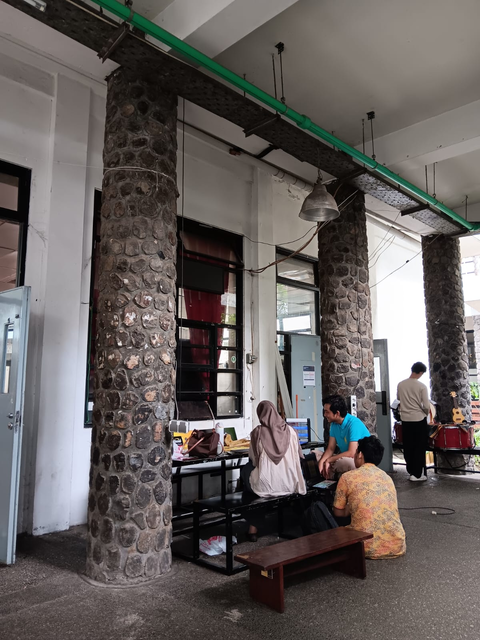
#> input picture src/Python/test.png, 480 x 640 px
$ python ImagePyramid.py test.png
#> lines starting #> are read from the running program, lines starting #| are printed output that depends on the picture
#!/usr/bin/env python3
"""
Simulation of the FPGA image-scaler / pyramid hardware from the ORB-SLAM
FPGA accelerator paper (Section 4.2, "Image scalers").

Hardware behaviour being modelled
---------------------------------
* Scale factor 1.2 == downsample by 5/6 per pyramid level.
* Bilinear interpolation using a 2x2 window of original pixels.
* The 4 blending weights depend ONLY on (x mod 6, y mod 6):

      [ x6*y6,        (5-x6)*y6     ]
      [ x6*(5-y6),    (5-x6)*(5-y6) ]

  x6, y6 in 0..4 -> 25 possible weight sets, each summing to 25.
* If x6 == 5 or y6 == 5 the resampled pixel is invalid and is dropped
  (5 of every 6 pixels per row, 5 of every 6 rows).
* Normalisation: divide the weighted sum by 25 (with round-half-up) -> uint8.

Weight / window orientation
---------------------------
Geometrically, an output pixel with fractional offset k/5 (k = x6) sits
k/5 of the way from pixel x to pixel x+1, so pixel x+1 must get weight x6
and pixel x must get weight (5 - x6). The paper's matrix has x6 in its first
column, so it lines up with a window in which the NEWEST pixel comes first
(as in a shift register):

      window = [ p(x+1, y+1)   p(x, y+1) ]
               [ p(x+1, y  )   p(x, y  ) ]

This is the orientation used here; it reproduces exact 1.2x sampling
positions (1.2*u = 0, 1.2, 2.4, 3.6, 4.8, 6.0, ...).

No cv2.resize / cv2.pyrDown is used anywhere. OpenCV is only used for I/O,
colour conversion and drawing the synthetic test image.

Usage
-----
    python fpga_image_pyramid.py [path/to/image] [--levels 4] [--out pyramid.png]
"""

import argparse
import sys

import cv2
import numpy as np
import matplotlib.pyplot as plt
from matplotlib.gridspec import GridSpec

PERIOD = 6          # x and y are taken modulo 6
NORM = 25           # sum of the 4 weights for every valid (x6, y6)


# --------------------------------------------------------------------------- #
# Weight table (the "25 sets of weights" from the paper)
# --------------------------------------------------------------------------- #
def build_weight_lut() -> np.ndarray:
    """LUT[y6, x6] -> 2x2 integer weight matrix, for x6, y6 in 0..4."""
    lut = np.zeros((5, 5, 2, 2), dtype=np.int32)
    for y6 in range(5):
        for x6 in range(5):
            lut[y6, x6] = [
                [x6 * y6,       (5 - x6) * y6],
                [x6 * (5 - y6), (5 - x6) * (5 - y6)],
            ]
            assert lut[y6, x6].sum() == NORM
    return lut


WEIGHT_LUT = build_weight_lut()


def valid_coords(n: int) -> np.ndarray:
    """Input coordinates (along one axis) that produce an output pixel."""
    idx = np.arange(n)
    return idx[idx % PERIOD != 5]


def normalise(acc: np.ndarray) -> np.ndarray:
    """Divide by 25 with round-half-up and clip into uint8."""
    return np.clip((acc + NORM // 2) // NORM, 0, 255).astype(np.uint8)


# --------------------------------------------------------------------------- #
# Vectorised model of one pyramid level (fast)
# --------------------------------------------------------------------------- #
def downscale_5_6(img: np.ndarray) -> np.ndarray:
    """Downscale a uint8 grayscale image by 5/6 using the paper's scaler."""
    if img.ndim != 2:
        raise ValueError("Expected a single-channel (grayscale) image")
    h, w = img.shape

    # Replicate the bottom row / right column so the 2x2 window never
    # reads outside the image (what a hardware border handler would do).
    p = np.pad(img, ((0, 1), (0, 1)), mode="edge").astype(np.int32)

    xs = valid_coords(w)                  # surviving columns
    ys = valid_coords(h)                  # surviving rows
    X, Y = xs[None, :], ys[:, None]

    # 2x2 window, newest pixel first, matching the weight matrix layout.
    win = np.empty((len(ys), len(xs), 2, 2), dtype=np.int32)
    win[..., 0, 0] = p[Y + 1, X + 1]      # p(x+1, y+1)
    win[..., 0, 1] = p[Y + 1, X]          # p(x,   y+1)
    win[..., 1, 0] = p[Y,     X + 1]      # p(x+1, y  )
    win[..., 1, 1] = p[Y,     X]          # p(x,   y  )

    # Per-pixel weights picked from the 25-entry table via (x mod 6, y mod 6).
    weights = WEIGHT_LUT[(ys % PERIOD)[:, None], (xs % PERIOD)[None, :]]

    acc = np.einsum("hwij,hwij->hw", weights, win)
    return normalise(acc)


# --------------------------------------------------------------------------- #
# Cycle-style streaming model (slow, used to cross-check the fast version)
# --------------------------------------------------------------------------- #
def downscale_5_6_streaming(img: np.ndarray) -> np.ndarray:
    """
    Raster-scan model: 1 pixel in per step, a 2x2 window formed from a line
    buffer + shift registers, and an output only when (x6, y6) are both != 5.
    """
    h, w = img.shape
    padded = np.pad(img, ((0, 1), (0, 1)), mode="edge").astype(np.int32)

    line_buffer = padded[0].copy()        # holds the previous row
    out_rows = []

    for r in range(1, h + 1):             # incoming row
        row_out = []
        win_prev = (line_buffer[0], padded[r, 0])   # column c-1 of window
        for c in range(1, w + 1):         # incoming column
            win_cur = (line_buffer[c], padded[r, c])
            # window = [[p(x,y), p(x+1,y)], [p(x,y+1), p(x+1,y+1)]] with
            # x = c-1, y = r-1; flipped to "newest first" order:
            window = np.array([[win_cur[1], win_prev[1]],
                               [win_cur[0], win_prev[0]]], dtype=np.int32)
            x, y = c - 1, r - 1
            x6, y6 = x % PERIOD, y % PERIOD
            if x6 != 5 and y6 != 5:       # otherwise: no output this cycle
                acc = int((WEIGHT_LUT[y6, x6] * window).sum())
                row_out.append(int(normalise(np.int32(acc))))
            win_prev = win_cur
        line_buffer = padded[r].copy()    # current row becomes the delayed row
        if row_out:                       # every 6th row emits nothing
            out_rows.append(row_out)

    return np.array(out_rows, dtype=np.uint8)


# --------------------------------------------------------------------------- #
# Pyramid
# --------------------------------------------------------------------------- #
def build_pyramid(img: np.ndarray, n_levels: int = 4) -> list:
    """Return [original, level1, ..., level_n]; each level built from the last."""
    pyramid = [img]
    for _ in range(n_levels):
        pyramid.append(downscale_5_6(pyramid[-1]))
    return pyramid


# --------------------------------------------------------------------------- #
# Test image helpers
# --------------------------------------------------------------------------- #
def make_synthetic_image(h: int = 480, w: int = 640) -> np.ndarray:
    """Detail-rich image so scaling artefacts are easy to see."""
    yy, xx = np.mgrid[0:h, 0:w]
    img = (0.35 * xx / w + 0.25 * yy / h) * 255
    img += 40 * np.sin(2 * np.pi * xx / 9) * (yy > h // 2)          # fine grating
    img += 70 * (((xx // 24) + (yy // 24)) % 2) * (xx < w // 3)     # checkerboard
    img = np.clip(img, 0, 255).astype(np.uint8)
    for r in (40, 80, 120):
        cv2.circle(img, (int(w * 0.65), int(h * 0.35)), r, 255, 2)
    cv2.rectangle(img, (int(w * 0.1), int(h * 0.1)), (int(w * 0.3), int(h * 0.3)), 0, 3)
    cv2.putText(img, "FPGA VSLAM", (int(w * 0.30), int(h * 0.88)),
                cv2.FONT_HERSHEY_SIMPLEX, 1.6, 255, 3, cv2.LINE_AA)
    return img


def load_image(path):
    if path is None:
        print("No image given - using a synthetic test image.")
        return make_synthetic_image()
    img = cv2.imread(path, cv2.IMREAD_GRAYSCALE)
    if img is None:
        sys.exit(f"Could not read image: {path}")
    return img


# --------------------------------------------------------------------------- #
# Visualisation
# --------------------------------------------------------------------------- #
def plot_pyramid(pyramid: list, out_path=None) -> None:
    n = len(pyramid)
    widths = [im.shape[1] for im in pyramid]
    fig = plt.figure(figsize=(3.2 * n, 4.2))
    gs = GridSpec(1, n, width_ratios=widths, figure=fig)   # panel width ~ image width

    for i, im in enumerate(pyramid):
        ax = fig.add_subplot(gs[0, i])
        ax.imshow(im, cmap="gray", vmin=0, vmax=255, interpolation="nearest")
        name = "Original" if i == 0 else f"Level {i}"
        ax.set_title(f"{name}\n{im.shape[1]}x{im.shape[0]}  "
                     f"({(5 / 6) ** i:.3f}x)", fontsize=10)
        ax.set_xticks([])
        ax.set_yticks([])

    fig.suptitle("Image pyramid - 5/6 hardware bilinear scaler (x mod 6 / y mod 6 weights)",
                 fontsize=12)
    fig.tight_layout()
    if out_path:
        fig.savefig(out_path, dpi=150)
        print(f"Saved figure to {out_path}")
    plt.show()


# --------------------------------------------------------------------------- #
# Main
# --------------------------------------------------------------------------- #
def main() -> None:
    ap = argparse.ArgumentParser(description=__doc__,
                                 formatter_class=argparse.RawDescriptionHelpFormatter)
    ap.add_argument("image", nargs="?", help="input image (any format OpenCV reads)")
    ap.add_argument("--levels", type=int, default=4, help="number of downscaled levels")
    ap.add_argument("--out", default="pyramid_levels.png", help="where to save the figure")
    args = ap.parse_args()

    # Sanity check: vectorised model == streaming (line buffer + window) model.
    rng = np.random.default_rng(0)
    test = rng.integers(0, 256, size=(37, 41), dtype=np.uint8)
    assert np.array_equal(downscale_5_6(test), downscale_5_6_streaming(test)), \
        "Vectorised and streaming models disagree!"
    print("Self-check passed: vectorised model matches streaming model.")

    img = load_image(args.image)
#> in load_image, `img = cv2.imread(path, cv2.IMREAD_GRAYSCALE)`:
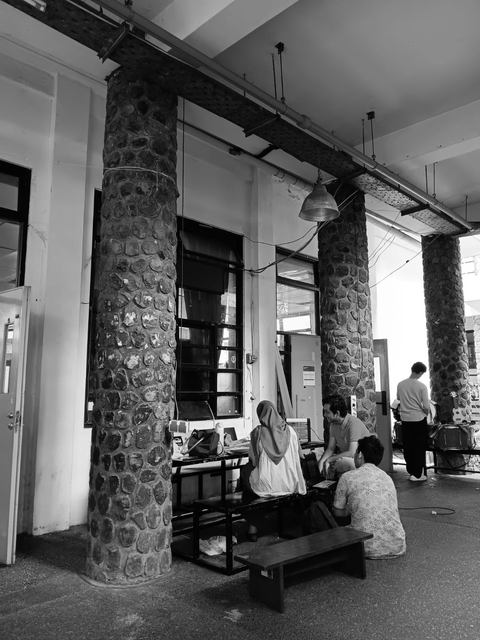
#> img: shape (640, 480); min 0, max 255, mean 95.8
    pyramid = build_pyramid(img, args.levels)
#> the loop in build_pyramid, `for _ in range(n_levels):` made 4 passes
#> pass 1, in downscale_5_6 (call 2), `p = np.pad(img, ((0, 1), (0, 1)), mode="edge").astype(np.int32)`:
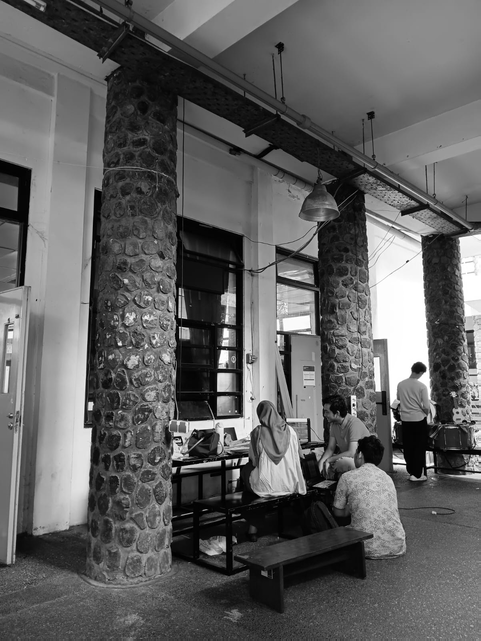
#> p: shape (641, 481) int32; min 0, max 255, mean 95.9
#> pass 2, in downscale_5_6 (call 3), `p = np.pad(img, ((0, 1), (0, 1)), mode="edge").astype(np.int32)`:
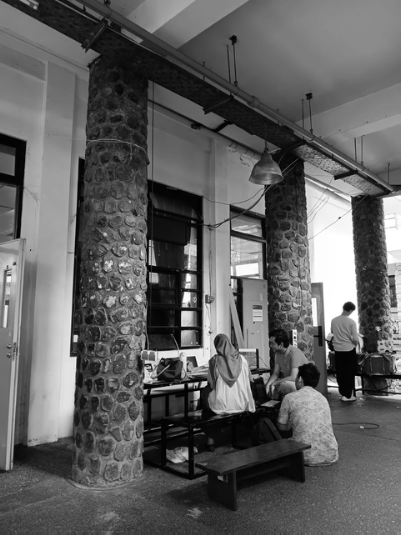
#> p: shape (535, 401) int32; min 0, max 255, mean 95.9
#> pass 3, in downscale_5_6 (call 4), `p = np.pad(img, ((0, 1), (0, 1)), mode="edge").astype(np.int32)`:
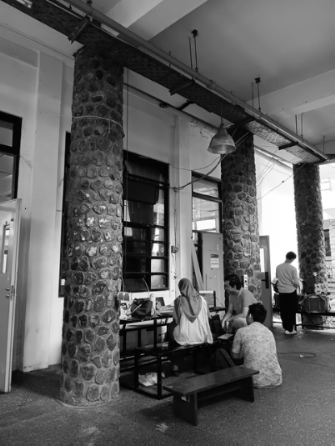
#> p: shape (446, 335) int32; min 0, max 255, mean 96
#> after the loop in build_pyramid, `for _ in range(n_levels):`: pyramid = 5 items
#> pyramid = 5 items

    for i, im in enumerate(pyramid):
        label = "Original" if i == 0 else f"Level {i}"
        print(f"{label:9s}: {im.shape[1]:4d} x {im.shape[0]:4d}   "
              f"(ideal {(5 / 6) ** i:.3f}x)")
#> this loop made 5 passes
#> label on passes 1 to 5: 'Original', 'Level 1', 'Level 2', 'Level 3', 'Level 4'
#| Original :  480 x  640   (ideal 1.000x)
#| Level 1  :  400 x  534   (ideal 0.833x)
#| Level 2  :  334 x  445   (ideal 0.694x)
#| Level 3  :  279 x  371   (ideal 0.579x)
#| Level 4  :  233 x  310   (ideal 0.482x)

    plot_pyramid(pyramid, args.out)
#> in plot_pyramid, `n = len(pyramid)`: n = 5
#> in plot_pyramid, `widths = [im.shape[1] for im in pyramid]`: widths = [480, 400, 334, 279, 233]
#> the loop in plot_pyramid, `for i, im in enumerate(pyramid):` made 5 passes
#> in plot_pyramid, `fig.savefig(out_path, dpi=150)`:
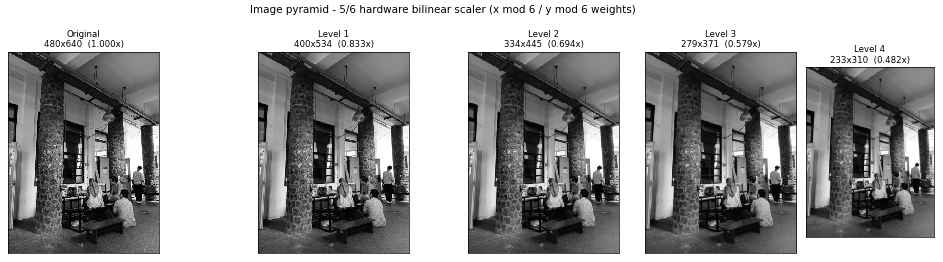
#> figure drawn by matplotlib, 5 panels


if __name__ == "__main__":
    main()

$ run again, on src/dummy_test.jpg
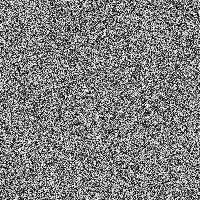
#> input picture src/dummy_test.jpg, 200 x 200 px
#> in load_image, img is the input picture: shape (200, 200); min 0, max 255, mean 126.9
#> the loop in build_pyramid, `for _ in range(n_levels):` made 4 passes
#> pass 1, in downscale_5_6 (call 2), `p = np.pad(img, ((0, 1), (0, 1)), mode="edge").astype(np.int32)`:
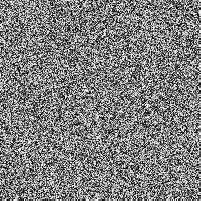
#> p: shape (201, 201) int32; min 0, max 255, mean 126.9
#> pass 3, in downscale_5_6 (call 4), `p = np.pad(img, ((0, 1), (0, 1)), mode="edge").astype(np.int32)`:
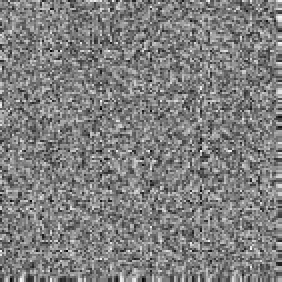
#> p: shape (141, 141) int32 (shown 2 times larger); min 3, max 246, mean 126.8
#> after the loop in build_pyramid, `for _ in range(n_levels):`: pyramid = 5 items
#> the loop in main, `for i, im in enumerate(pyramid):` made 5 passes
#> label on passes 1 to 5: 'Original', 'Level 1', 'Level 2', 'Level 3', 'Level 4'
#> (printed output is left out)
#> n = 5
#> widths = [200, 167, 140, 117, 98]
#> the loop in plot_pyramid, `for i, im in enumerate(pyramid):` made 5 passes

$ run again, on src/picture_test.jpg
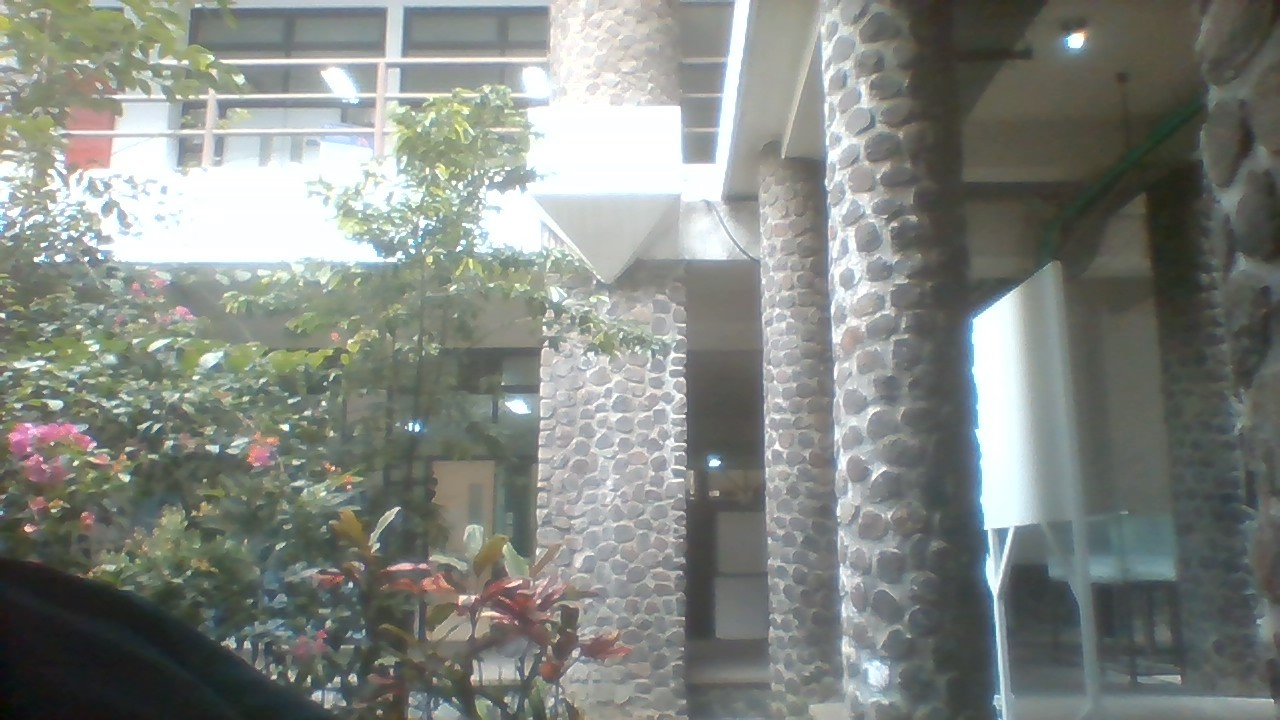
#> input picture src/picture_test.jpg, 1280 x 720 px
#> in load_image, `img = cv2.imread(path, cv2.IMREAD_GRAYSCALE)`:
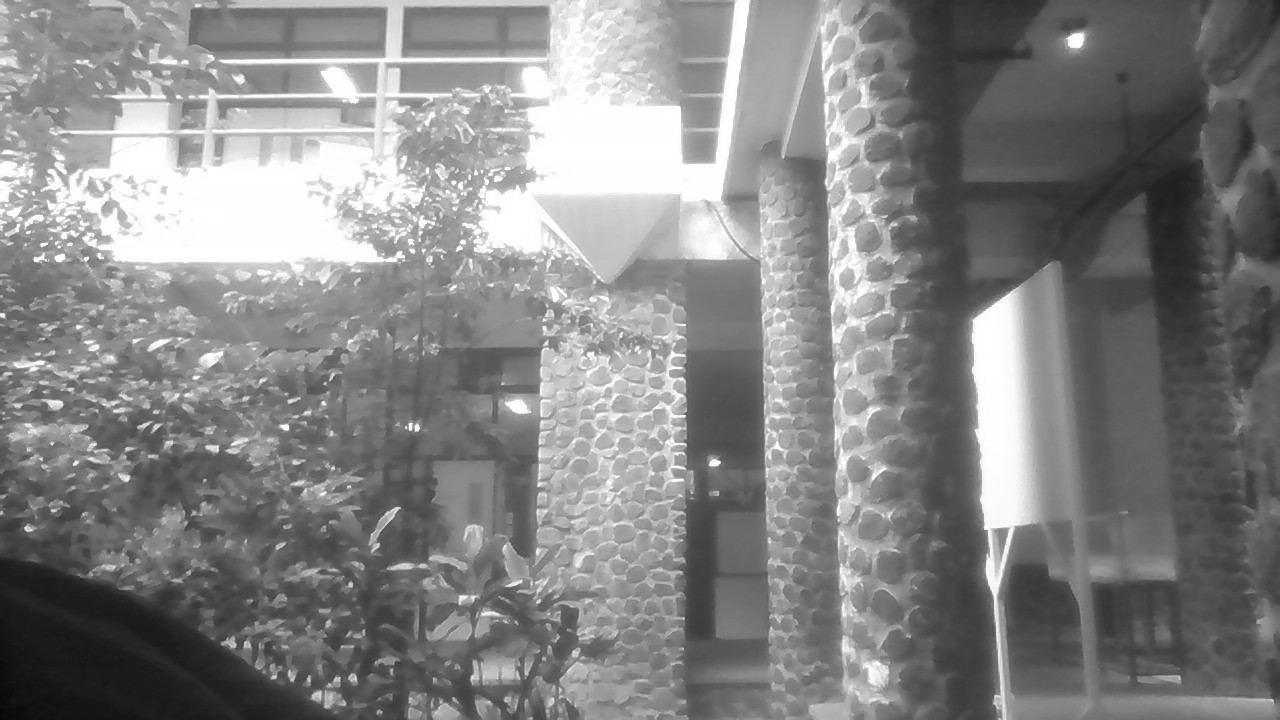
#> img: shape (720, 1280); min 6, max 255, mean 132.4
#> after the loop in build_pyramid, `for _ in range(n_levels):`: pyramid = 5 items
#> the loop in main, `for i, im in enumerate(pyramid):` made 5 passes
#> label on passes 1 to 5: 'Original', 'Level 1', 'Level 2', 'Level 3', 'Level 4'
#> (printed output is left out)
#> n = 5
#> widths = [1280, 1067, 890, 742, 619]
#> the loop in plot_pyramid, `for i, im in enumerate(pyramid):` made 5 passes
